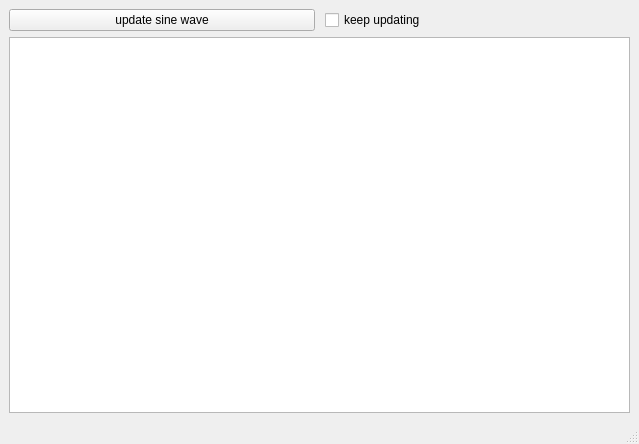
<?xml version="1.0" encoding="UTF-8"?>
<ui version="4.0">
 <class>MainWindow</class>
 <widget class="QMainWindow" name="MainWindow">
  <property name="geometry">
   <rect>
    <x>0</x>
    <y>0</y>
    <width>639</width>
    <height>444</height>
   </rect>
  </property>
  <property name="maximumSize">
   <size>
    <width>1677718</width>
    <height>1677721</height>
   </size>
  </property>
  <property name="windowTitle">
   <string>MainWindow</string>
  </property>
  <property name="autoFillBackground">
   <bool>false</bool>
  </property>
  <property name="documentMode">
   <bool>false</bool>
  </property>
  <widget class="QWidget" name="centralwidget">
   <layout class="QVBoxLayout" name="verticalLayout">
    <item>
     <layout class="QHBoxLayout" name="horizontalLayout">
      <property name="spacing">
       <number>10</number>
      </property>
      <property name="rightMargin">
       <number>0</number>
      </property>
      <property name="bottomMargin">
       <number>0</number>
      </property>
      <item>
       <widget class="QPushButton" name="btnAdd">
        <property name="text">
         <string>update sine wave</string>
        </property>
       </widget>
      </item>
      <item>
       <widget class="QCheckBox" name="chkMore">
        <property name="text">
         <string>keep updating</string>
        </property>
       </widget>
      </item>
     </layout>
    </item>
    <item>
     <widget class="PlotWidget" name="grPlot"/>
    </item>
   </layout>
  </widget>
  <widget class="QStatusBar" name="statusbar"/>
 </widget>
 <customwidgets>
  <customwidget>
   <class>PlotWidget</class>
   <extends>QGraphicsView</extends>
   <header>pyqtgraph.h</header>
  </customwidget>
 </customwidgets>
 <resources/>
 <connections/>
</ui>
